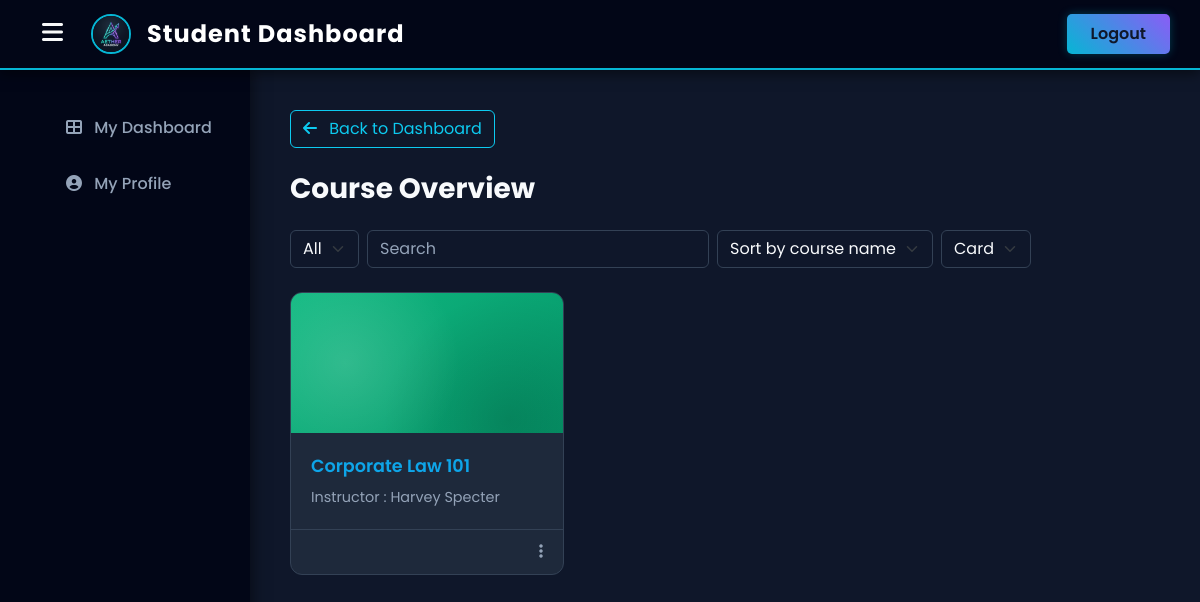
/student_courses.php (signed in), run on an earlier commit of the app's database.
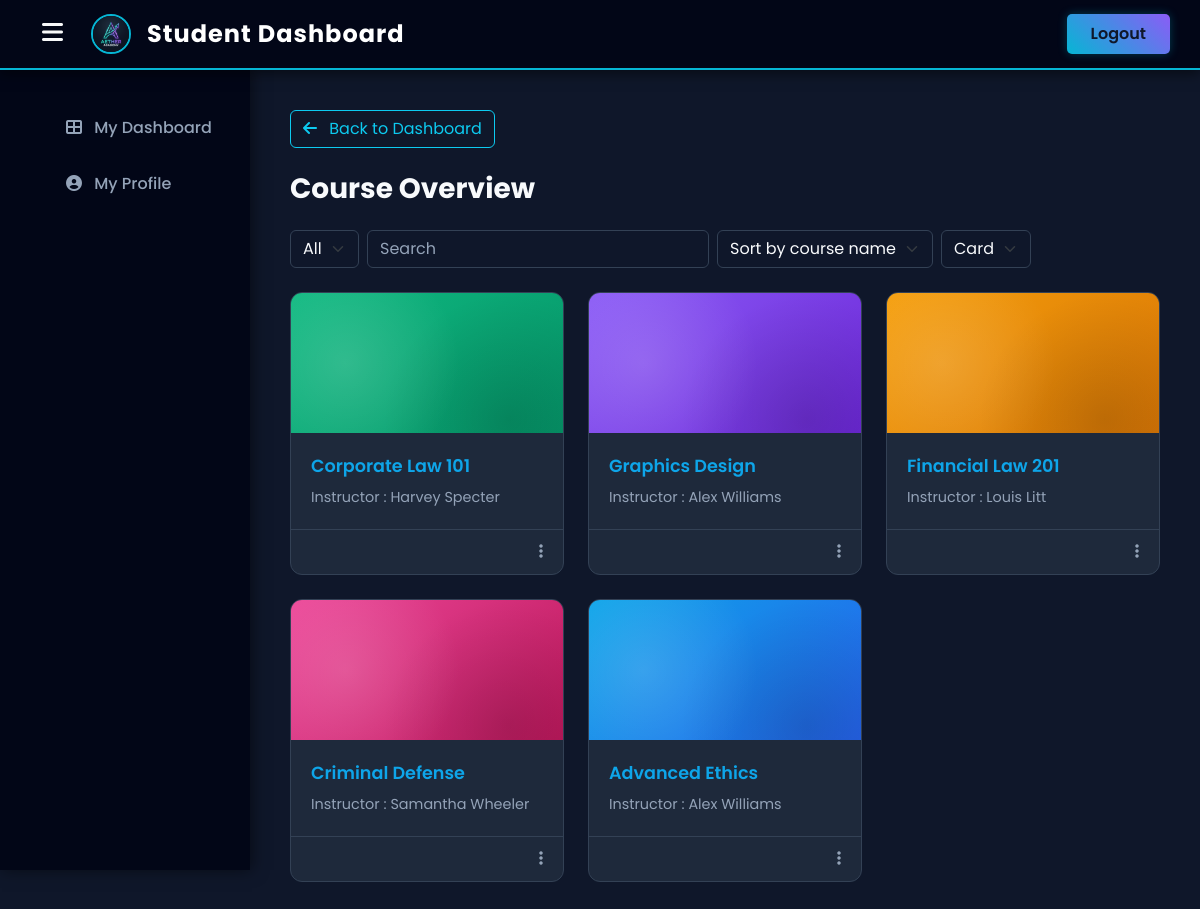
And on a later commit of the database.
### tables this page shows
CREATE TABLE `course` (
  `id` int(11) NOT NULL AUTO_INCREMENT,
  `name` varchar(100) NOT NULL,
  `teacher_id` int(11) NOT NULL,
  PRIMARY KEY (`id`),
  KEY `teacher_id` (`teacher_id`),
  CONSTRAINT `course_ibfk_1` FOREIGN KEY (`teacher_id`) REFERENCES `teacher` (`id`) ON DELETE CASCADE
);

CREATE TABLE `teacher` (
  `id` int(11) NOT NULL AUTO_INCREMENT,
  `name` varchar(38) DEFAULT NULL,
  `description` varchar(255) DEFAULT NULL,
  `image` varchar(38) DEFAULT NULL,
  PRIMARY KEY (`id`)
);

### student_courses.php (the view, shortened to what this page needs)
<?php
$data = mysqli_connect("localhost", "root", "", "collegepr", 3307);
$username = $_SESSION['username'];
$u_res = mysqli_query($data, "SELECT id FROM user WHERE username='$username'");
$u_info = mysqli_fetch_assoc($u_res);
$student_id = $u_info['id'];
$sql = "SELECT course.id as course_id, course.name as course_name, teacher.name as teacher_name
        FROM enrollment
        JOIN course ON enrollment.course_id = course.id
        JOIN teacher ON course.teacher_id = teacher.id
        WHERE enrollment.student_id = '$student_id'";
$result = mysqli_query($data, $sql);
$gradients = [
    'linear-gradient(135deg, #0ea5e9, #2563eb)',
    'linear-gradient(135deg, #10b981, #059669)',
    'linear-gradient(135deg, #8b5cf6, #6d28d9)',
    'linear-gradient(135deg, #f59e0b, #d97706)',
    'linear-gradient(135deg, #ec4899, #be185d)'
];
?>
<!DOCTYPE html>
<html lang="en">
<head>
    <?php include 'student_css.php'; ?>
</head>
<body>
<?php include 'student_sidebar.php'; ?>
<div class="content">
    <h1 class="mb-4">Course Overview</h1>
    <div class="d-flex flex-wrap gap-2 mb-4">
        <select class="form-select w-auto"><option>All</option></select>
        <input type="text" class="form-control w-auto" placeholder="Search">
        <select class="form-select w-auto"><option>Sort by course name</option></select>
        <select class="form-select w-auto"><option>Card</option></select>
    </div>
    <?php if(mysqli_num_rows($result) > 0): ?>
        <div class="row row-cols-1 row-cols-md-2 row-cols-lg-3 g-4">
            <?php while($row = mysqli_fetch_assoc($result)):
                $grad_idx = $row['course_id'] % count($gradients);
                $bg_gradient = $gradients[$grad_idx];
            ?>
            <div class="col">
                <div class="course-card">
                    <div class="course-banner" style="background: <?php echo $bg_gradient; ?>;"></div>
                    <div class="course-body">
                        <div class="course-title"><?php echo htmlspecialchars($row['course_name']); ?></div>
                        <div class="course-meta">Instructor : <?php echo htmlspecialchars($row['teacher_name']); ?></div>
                    </div>
                    <div class="course-footer">
                        <i class="fas fa-ellipsis-v cursor-pointer"></i>
                    </div>
                </div>
            </div>
            <?php endwhile; ?>
        </div>
    <?php else: ?>
        <div class="alert alert-info bg-transparent border-info text-info">You are not currently enrolled in any courses.</div>
    <?php endif; ?>
</div>
</body>
</html>

What changed in the data, as far as the page shows it:
added course: name "Graphics Design", teacher.name "Alex Williams"
added course: name "Financial Law 201", teacher.name "Louis Litt"
added course: name "Criminal Defense", teacher.name "Samantha Wheeler"
added course: name "Advanced Ethics", teacher.name "Alex Williams"
